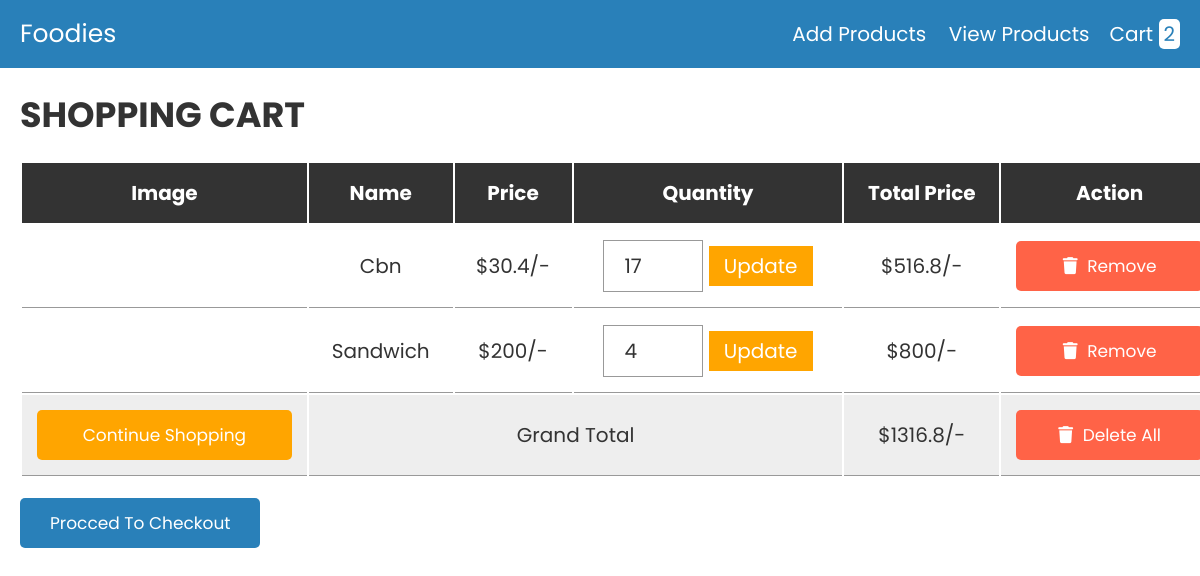
The app's page /cart.php with its own data.
### tables this page shows
CREATE TABLE `cart` (
  `id` int(255) NOT NULL,
  `name` varchar(255) NOT NULL,
  `price` varchar(255) NOT NULL,
  `image` varchar(255) NOT NULL,
  `quantity` int(255) NOT NULL
);

### cart.php (the view, shortened to what this page needs)
<?php
@include 'config.php';
?>
<!DOCTYPE html>
<html lang="en">
<head>
   <link rel="stylesheet" href="https://cdnjs.cloudflare.com/ajax/libs/font-awesome/6.0.0/css/all.min.css">
   <link rel="stylesheet" href="css/style.css">
</head>
<body>
<?php include 'header.php'; ?>
<div class="container">
<section class="shopping-cart">
   <h1 class="heading">shopping cart</h1>
   <table>
      <thead>
         <th>image</th>
         <th>name</th>
         <th>price</th>
         <th>quantity</th>
         <th>total price</th>
         <th>action</th>
      </thead>
      <tbody>
         <?php
         $select_cart = mysqli_query($conn, "SELECT * FROM `cart`");
          $grand_total = 0;
         if(mysqli_num_rows($select_cart) > 0){
            while($fetch_cart = mysqli_fetch_assoc($select_cart)){
         ?>
         <tr>
            <td><img src="uploaded_img/<?php echo $fetch_cart['image']; ?>" height="100" alt=""></td>
            <td><?php echo $fetch_cart['name']; ?></td>
            <td>$<?php echo $fetch_cart['price']; ?>/-</td>
            <td>
               <form action="" method="post">
                  <input type="number" name="update_quantity" min="1"  value="<?php echo $fetch_cart['quantity']; ?>" >
                  <input type="submit" value="update" name="update_update_btn">
               </form>
            </td>
            <td>$<?php echo $sub_total = $fetch_cart['price'] * $fetch_cart['quantity']; ?>/-</td>
            <td><a href="cart.php?remove=<?php echo $fetch_cart['id']; ?>" onclick="return confirm('remove item from cart?')" class="delete-btn"> <i class="fas fa-trash"></i> remove</a></td>
         </tr>
         <?php
           $grand_total += (float) $sub_total;
            };
         };
         ?>
         <tr class="table-bottom">
            <td><a href="products.php" class="option-btn" style="margin-top: 0;">continue shopping</a></td>
            <td colspan="3">grand total</td>
            <td>$<?php echo $grand_total; ?>/-</td>
            <td><a href="cart.php?delete_all" onclick="return confirm('are you sure you want to delete all?');" class="delete-btn"> <i class="fas fa-trash"></i> delete all </a></td>
         </tr>
      </tbody>
   </table>
   <div class="checkout-btn">
      <a href="checkout.php" class="btn <?= ($grand_total > 1)?'':'disabled'; ?>">procced to checkout</a>
   </div>
</section>
</div>
</body>
</html>

### header.php (shortened to what this page needs)
<header class="header">
   <div class="flex">
      <a href="#" class="logo">foodies</a>
      <nav class="navbar">
         <a href="admin.php">add products</a>
         <a href="products.php">view products</a>
      </nav>
      <?php
      $select_rows = mysqli_query($conn, "SELECT * FROM `cart`") or die('query failed');
      $row_count = mysqli_num_rows($select_rows);
      ?>
      <a href="cart.php" class="cart">cart <span><?php echo $row_count; ?></span> </a>
   </div>
</header>

### css/style.css (style rules this page uses)
:root { --blue:#2980b9; --red:tomato; --orange:orange; --black:#333; --white:#fff; --bg-color:#eee; --dark-bg:rgba(0,0,0,.7); --box-shadow:0 .5rem 1rem rgba(0,0,0,.1); --border:.1rem solid #999; }
* { font-family: 'Poppins', sans-serif; margin:0; padding:0; box-sizing: border-box; outline: none; border:none; text-decoration: none; text-transform: capitalize; }
html { font-size: 62.5%; overflow-x: hidden; }
.container { max-width: 1200px; margin:0 auto; }
section { padding:2rem; }
.heading { text-align: center; font-size: 3.5rem; text-transform: uppercase; color:var(--black); margin-bottom: 2rem; }
.btn, .option-btn, .delete-btn { display: block; width: 100%; text-align: center; background-color: var(--blue); color:var(--white); font-size: 1.7rem; padding:1.2rem 3rem; border-radius: .5rem; cursor: pointer; margin-top: 1rem; }
.option-btn i, .delete-btn i { padding-right: .5rem; }
.option-btn { background-color: var(--orange); }
.delete-btn { margin-top: 0; background-color: var(--red); }
.header { background-color: var(--blue); position: sticky; top:0; left:0; z-index: 1000; }
.header .flex { display: flex; align-items: center; padding:1.5rem 2rem; max-width: 1200px; margin:0 auto; }
.header .flex .logo { margin-right: auto; font-size: 2.5rem; color:var(--white); }
.header .flex .navbar a { margin-left: 2rem; font-size: 2rem; color:var(--white); }
.header .flex .cart { margin-left: 2rem; font-size: 2rem; color:var(--white); }
.header .flex .cart span { padding:.1rem .5rem; border-radius: .5rem; background-color: var(--white); color:var(--blue); font-size: 2rem; }
.shopping-cart table { text-align: center; width: 100%; }
.shopping-cart table thead th { padding:1.5rem; font-size: 2rem; color:var(--white); background-color: var(--black); }
.shopping-cart table tr td { border-bottom: var(--border); padding:1.5rem; font-size: 2rem; color:var(--black); }
.shopping-cart table input[type="number"] { border: var(--border); padding:1rem 2rem; font-size: 2rem; color:var(--black); width: 10rem; }
.shopping-cart table input[type="submit"] { padding:.5rem 1.5rem; cursor: pointer; font-size: 2rem; background-color: var(--orange); color:var(--white); }
.shopping-cart table .table-bottom { background-color: var(--bg-color); }
.shopping-cart .checkout-btn { text-align: center; margin-top: 1rem; }
.shopping-cart .checkout-btn a { display: inline-block; width: auto; }
@media (max-width:1200px) { .shopping-cart { overflow-x: scroll; } }
@media (max-width:1200px) { .shopping-cart table { width: 120rem; } }
@media (max-width:1200px) { .shopping-cart .heading { text-align: left; } }
@media (max-width:1200px) { .shopping-cart .checkout-btn { text-align: left; } }

### records on screen
cart: name "Cbn", price "30.4", update_quantity "17", $sub_total = $fetch_cart['price'] * $fetch_cart['quantity'] "516.8"
cart: name "Sandwich", price "200", update_quantity "4", $sub_total = $fetch_cart['price'] * $fetch_cart['quantity'] "800"

### other values on screen
$row_count "2"
$grand_total "1316.8"
